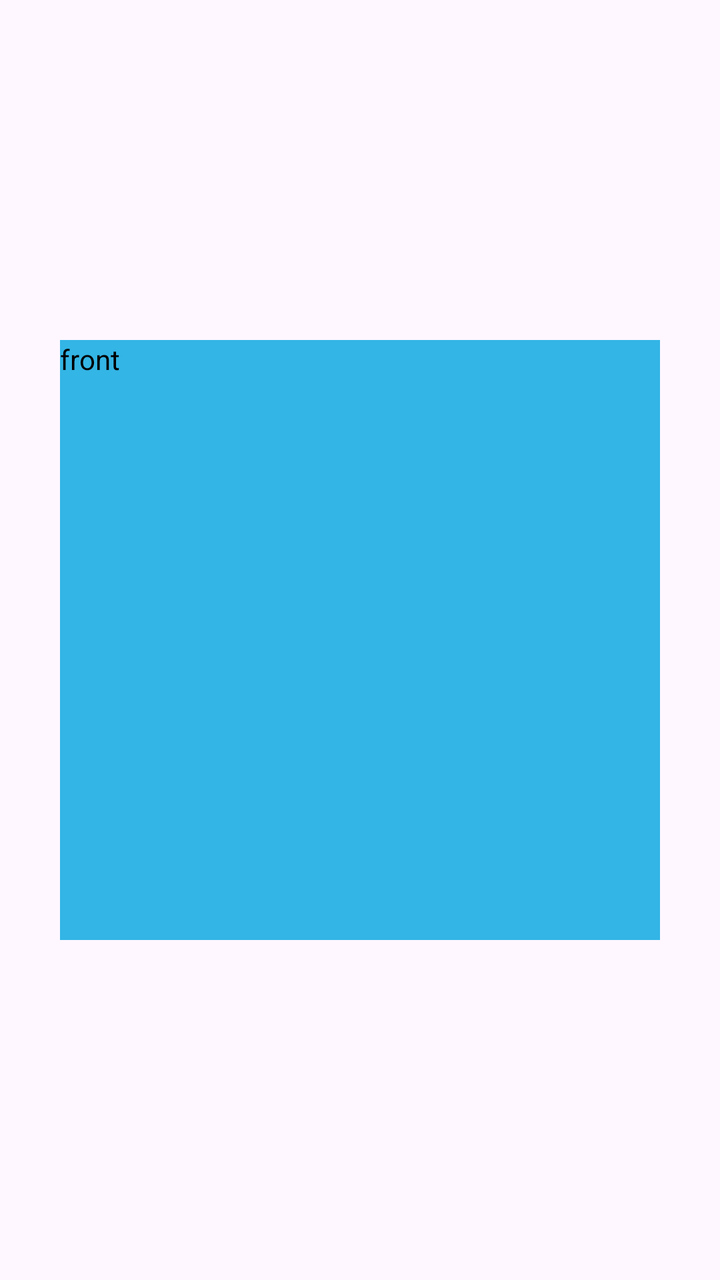
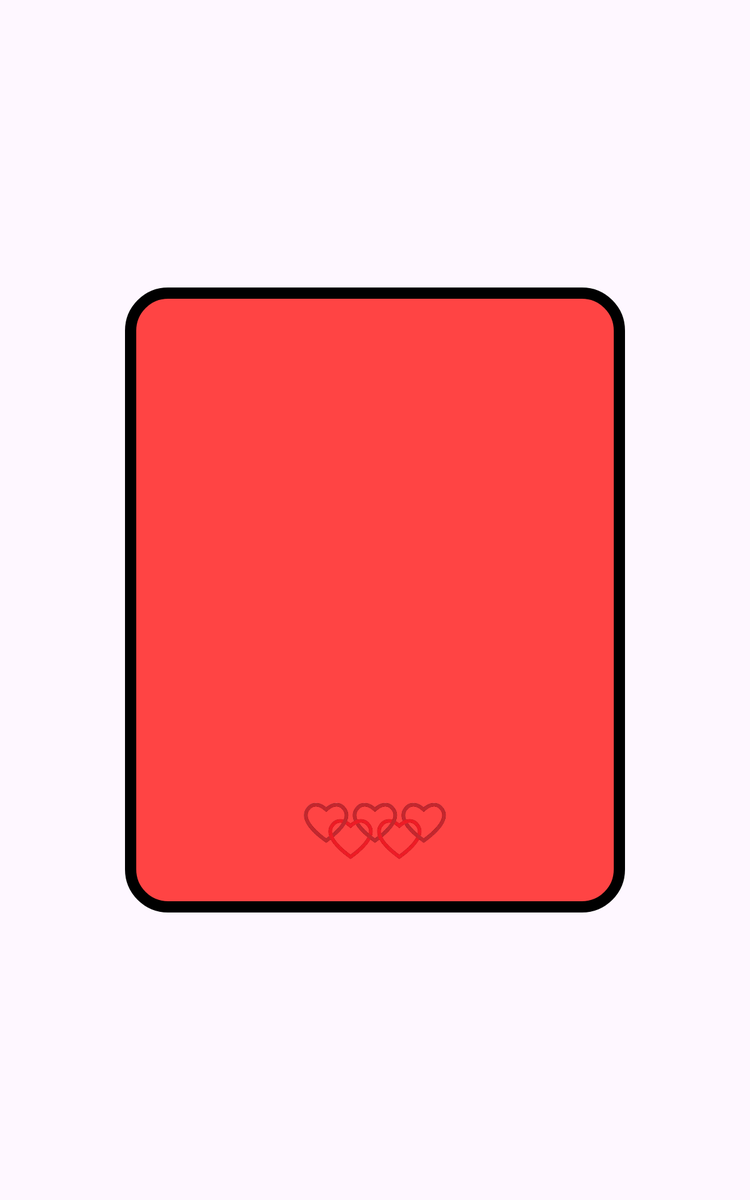

First picture: res/layout/ on a phone held upright. Second picture: the repository's own variant of that layout, on a device whose configuration matches the variant's folder. Source for both follows.
<!-- AndroidManifest.xml: application theme Theme.CoupleGame -->
<!-- res/layout/fragment_card.xml -->
<?xml version="1.0" encoding="utf-8"?>
<androidx.constraintlayout.widget.ConstraintLayout
    xmlns:android="http://schemas.android.com/apk/res/android"
    xmlns:app="http://schemas.android.com/apk/res-auto"
    xmlns:tools="http://schemas.android.com/tools"
    android:layout_width="wrap_content"
    android:layout_height="wrap_content"
    android:layout_gravity="center"
    android:background="@android:color/transparent"
    tools:context=".CardFragment">

    <TextView
        android:id="@+id/FrontCard"
        android:layout_width="300dp"
        android:layout_height="300dp"
        app:layout_constraintEnd_toEndOf="parent"
        android:text="front"
        android:textColor="@color/black"
        android:background="@android:color/holo_blue_light"
        app:layout_constraintStart_toStartOf="parent"
        app:layout_constraintBottom_toBottomOf="parent"
        app:layout_constraintTop_toTopOf="parent"/>
    <TextView
        android:id="@+id/BackCard"
        android:layout_width="300dp"
        android:layout_height="300dp"
        app:layout_constraintEnd_toEndOf="parent"
        android:background="@android:color/holo_green_light"
        android:text="back"
        android:textColor="@color/black"
        android:alpha="0"
        app:layout_constraintStart_toStartOf="parent"
        app:layout_constraintBottom_toBottomOf="parent"
        app:layout_constraintTop_toTopOf="parent"/>

    <Button
        android:id="@+id/button_second"
        android:layout_width="wrap_content"
        android:layout_height="wrap_content"
        android:text="@string/previous"
        android:layout_marginTop="10dp"
        android:alpha="0"
        app:layout_constraintEnd_toEndOf="@+id/FrontCard"
        app:layout_constraintStart_toStartOf="@+id/FrontCard"
        app:layout_constraintTop_toBottomOf="@+id/FrontCard" />


</androidx.constraintlayout.widget.ConstraintLayout>
<!-- resources referenced by this layout -->
<resources>
  <color name="black">#FF000000</color>
  <string name="previous">Back</string>
  <style name="Theme.CoupleGame" parent="Base.Theme.CoupleGame" />
  <style name="Base.Theme.CoupleGame" parent="Theme.Material3.DayNight.NoActionBar">
          
          
      </style>
</resources>
<!-- res/layout-large/fragment_card.xml (the author's variant of the layout above) -->
<!-- drawn on a 7-inch tablet held upright -->
<?xml version="1.0" encoding="utf-8"?>
<androidx.constraintlayout.widget.ConstraintLayout
    xmlns:android="http://schemas.android.com/apk/res/android"
    xmlns:app="http://schemas.android.com/apk/res-auto"
    xmlns:tools="http://schemas.android.com/tools"
    android:layout_width="wrap_content"
    android:layout_height="wrap_content"
    android:layout_gravity="center"
    android:background="@android:color/transparent"
    tools:context=".fragments.CardFragment">

    <RelativeLayout
        android:id="@+id/FrontCard"
        android:layout_width="400dp"
        android:layout_height="500dp"
        app:layout_constraintEnd_toEndOf="parent"
        android:background="@drawable/card_border"
        app:layout_constraintStart_toStartOf="parent"
        app:layout_constraintBottom_toBottomOf="parent"
        app:layout_constraintTop_toTopOf="parent">
        <TextView
            android:layout_width="wrap_content"
            android:layout_height="wrap_content"
            android:textColor="@color/white"
            android:layout_marginHorizontal="20dp"
            android:textAlignment="center"
            android:layout_centerInParent="true"/>
        <ImageView
            android:layout_width="130dp"
            android:layout_height="130dp"
            android:layout_alignParentBottom="true"
            android:layout_centerHorizontal="true"
            android:contentDescription="@string/heart_aria_label"
            android:src="@drawable/hearts"/>

    </RelativeLayout>
    <RelativeLayout
        android:id="@+id/BackCard"
        android:layout_width="400dp"
        android:layout_height="500dp"
        app:layout_constraintEnd_toEndOf="parent"
        android:background="@drawable/card_border_reverse"
        android:textColor="@color/black"
        android:alpha="0"
        app:layout_constraintStart_toStartOf="parent"
        app:layout_constraintBottom_toBottomOf="parent"
        app:layout_constraintTop_toTopOf="parent">

        <TextView
            android:layout_width="wrap_content"
            android:layout_height="wrap_content"
            android:id="@+id/cardLabel"
            android:textSize="25sp"
            android:textColor="@color/black"
            android:layout_marginHorizontal="20dp"
            android:textAlignment="center"
            android:layout_centerInParent="true"/>
        <ImageView
            android:layout_width="130dp"
            android:layout_height="130dp"
            android:layout_alignParentBottom="true"
            android:layout_centerHorizontal="true"
            android:contentDescription="@string/heart_aria_label"
            android:src="@drawable/hearts"/>

    </RelativeLayout>

    <Button
        android:id="@+id/button_second"
        android:layout_width="wrap_content"
        android:layout_height="wrap_content"
        android:text="@string/previous"
        android:textSize="20sp"
        android:backgroundTint="@color/thernary"
        android:textColor="@color/white"
        android:layout_marginTop="10dp"
        android:alpha="0"
        app:layout_constraintEnd_toEndOf="@+id/FrontCard"
        app:layout_constraintStart_toStartOf="@+id/FrontCard"
        app:layout_constraintTop_toBottomOf="@+id/FrontCard" />


</androidx.constraintlayout.widget.ConstraintLayout>
<!-- resources referenced by the variant -->
<!-- as a 7-inch tablet held upright resolves them -->
<resources>
  <color name="black">#FF000000</color>
  <color name="thernary">#ff4267</color>
  <color name="white">#FFFFFFFF</color>
  <!-- drawable card_border (drawable) -->
  <?xml version="1.0" encoding="utf-8"?>
  <shape xmlns:android="http://schemas.android.com/apk/res/android">
      <solid android:color="@android:color/holo_red_light"/>
      <stroke android:width="9dp" android:color="@color/black"/>
      <corners android:radius="30dp"/>
  </shape>
  <!-- drawable card_border_reverse (drawable) -->
  <?xml version="1.0" encoding="utf-8"?>
  <shape xmlns:android="http://schemas.android.com/apk/res/android">
      <solid android:color="@color/white"/>
      <stroke android:width="9dp" android:color="@color/black"/>
      <corners android:radius="30dp"/>
  </shape>
  <!-- drawable hearts: png bitmap (drawable, 93388 bytes) -->
  <string name="heart_aria_label">Multiple hearts together</string>
  <string name="previous">Back</string>
  <style name="Theme.CoupleGame" parent="Base.Theme.CoupleGame" />
  <style name="Base.Theme.CoupleGame" parent="Theme.Material3.DayNight.NoActionBar">
          
          
      </style>
</resources>
